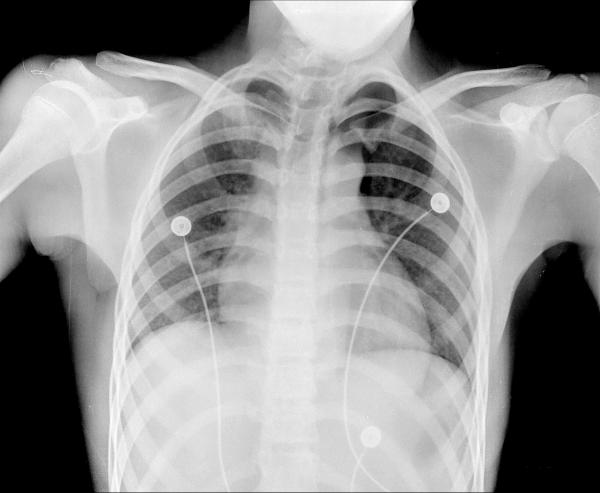
#> input picture goruntu_isleme/Fig0107(a)(chest-xray-vandy).tif, 600 x 493 px, found by its file name; its folder holds only this picture in this run
$ python Histogram_Equalization.py
#> lines starting #> are read from the running program, lines starting #| are printed output that depends on the picture; after the words box and inside, x2 and y2 are one past the last pixel; in counts of white or black regions, pixels touching at a corner belong together
import cv2
import os
import numpy as np
import matplotlib.pyplot as plt

base_folder = r"C:\Users\omerc\Desktop\goruntu_isleme"
output_base_folder = r"C:\Users\omerc\Desktop\goruntu_isleme\histogram_esitleme_sonrasi ciktilari"
os.makedirs(output_base_folder, exist_ok=True)

os.makedirs(os.path.join(output_base_folder, "original_histogram"), exist_ok=True)
os.makedirs(os.path.join(output_base_folder, "equalized_histogram"), exist_ok=True)

tasks = {
    "2_binarization": "İkilileştirme",
    "3_segmentation": "Bölütleme",
    "4_morphological_operations": "Morfolojik_İşlemler",
    "5_region_growing": "Bölge_Genişletme"
}
for task_key, task_name in tasks.items():
    os.makedirs(os.path.join(output_base_folder, task_key), exist_ok=True)

image_files = [f for f in os.listdir(base_folder) if f.endswith('.tif')]

def plot_histogram(image, title, save_path=None):
    hist, bins = np.histogram(image.ravel(), bins=256, range=[0, 256])
    plt.figure(figsize=(8, 6))
    plt.plot(hist, color='black')
    plt.title(title)
    plt.xlabel("Yoğunluk Değeri")
    plt.ylabel("Piksel Sayısı")
    if save_path:
        plt.savefig(save_path)
    plt.show()

def perform_binarization(image, filename):
    threshold_value = 128
    _, binary_image = cv2.threshold(image, threshold_value, 255, cv2.THRESH_BINARY)
    output_path = os.path.join(output_base_folder, "2_binarization", filename.replace('.tif', '_binary.png'))
    cv2.imwrite(output_path, binary_image)
    return binary_image

def perform_segmentation(image, filename):
    thresholds = [50, 100, 150]
    mask1 = cv2.inRange(image, 0, thresholds[0])
    mask2 = cv2.inRange(image, thresholds[0], thresholds[1])
    mask3 = cv2.inRange(image, thresholds[1], thresholds[2])
    mask4 = cv2.inRange(image, thresholds[2], 255)

    segmented_image = np.zeros((image.shape[0], image.shape[1], 3), dtype=np.uint8)
    segmented_image[mask1 == 255] = [255, 0, 0]
    segmented_image[mask2 == 255] = [0, 255, 0]
    segmented_image[mask3 == 255] = [0, 0, 255]
    segmented_image[mask4 == 255] = [255, 255, 0]

    output_path = os.path.join(output_base_folder, "3_segmentation", filename.replace('.tif', '_segmented.png'))
    cv2.imwrite(output_path, segmented_image)
    return segmented_image

def perform_morphological_operations(binary_image, filename):
    kernel = cv2.getStructuringElement(cv2.MORPH_RECT, (3, 3))
    operations = {
        "erosion": cv2.erode(binary_image, kernel, iterations=1),
        "dilation": cv2.dilate(binary_image, kernel, iterations=1),
        "opening": cv2.morphologyEx(binary_image, cv2.MORPH_OPEN, kernel),
        "closing": cv2.morphologyEx(binary_image, cv2.MORPH_CLOSE, kernel)
    }
    for op_name, result in operations.items():
        output_path = os.path.join(output_base_folder, "4_morphological_operations", f"{filename.replace('.tif', f'_{op_name}.png')}")
        cv2.imwrite(output_path, result)

def perform_region_growing(image, segmented_image, filename):
    def region_growing(image, seed_point, threshold=20):
        height, width = image.shape
        visited = np.zeros_like(image, dtype=bool)
        region = np.zeros_like(image, dtype=np.uint8)
        seed_value = image[seed_point]
        queue = [seed_point]
        visited[seed_point] = True
        directions = [(-1, 0), (1, 0), (0, -1), (0, 1)]
        while queue:
            x, y = queue.pop(0)
            region[x, y] = 255
            for dx, dy in directions:
                nx, ny = x + dx, y + dy
                if 0 <= nx < height and 0 <= ny < width and not visited[nx, ny]:
                    if abs(int(image[nx, ny]) - int(seed_value)) <= threshold:
                        visited[nx, ny] = True
                        queue.append((nx, ny))
        return region

    mask = cv2.inRange(segmented_image, np.array([0, 255, 0]), np.array([0, 255, 0]))
    seed_points = np.argwhere(mask == 255)
    if len(seed_points) > 0:
        seed_point = tuple(seed_points[np.random.choice(seed_points.shape[0])])
        region = region_growing(image, seed_point)
        region_colored = cv2.merge([region, region, region])
        output_path = os.path.join(output_base_folder, "5_region_growing", filename.replace('.tif', '_region_growing.png'))
        cv2.imwrite(output_path, region_colored)

for image_file in image_files:
    image_path = os.path.join(base_folder, image_file)
    image = cv2.imread(image_path, cv2.IMREAD_GRAYSCALE)
#> image is the input picture: shape (493, 600); min 0, max 253, mean 141.9

    plot_histogram(image, f"{image_file} - Histogram Eşitleme Öncesi",
                   save_path=os.path.join(output_base_folder, "original_histogram", f"{image_file.replace('.tif', '_original_histogram.png')}"))
#> in plot_histogram, `hist, bins = np.histogram(image.ravel(), bins=256, range=[0, 256])`: hist = 256 values, max 60362 at index 0, min 0 at index 254, mean 1155.5; bins = 257 values from 0 to 256


    hist_equalized_image = cv2.equalizeHist(image)
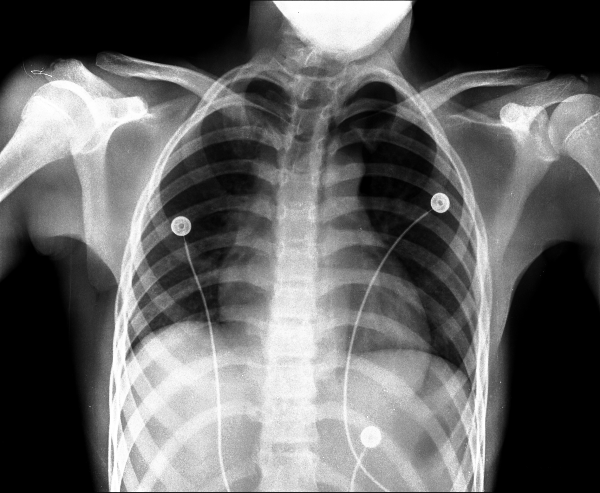
#> hist_equalized_image: shape (493, 600); min 0, max 255, mean 102.3

    plot_histogram(hist_equalized_image, f"{image_file} - Histogram Eşitleme Sonrası",
                   save_path=os.path.join(output_base_folder, "equalized_histogram", f"{image_file.replace('.tif', '_equalized_histogram.png')}"))
#> in plot_histogram (call 2), `hist, bins = np.histogram(image.ravel(), bins=256, range=[0, 256])`: hist = 256 values, max 60680 at index 0, min 0 at index 67, mean 1155.5
#> in plot_histogram (call 2), `plt.savefig(save_path)`:
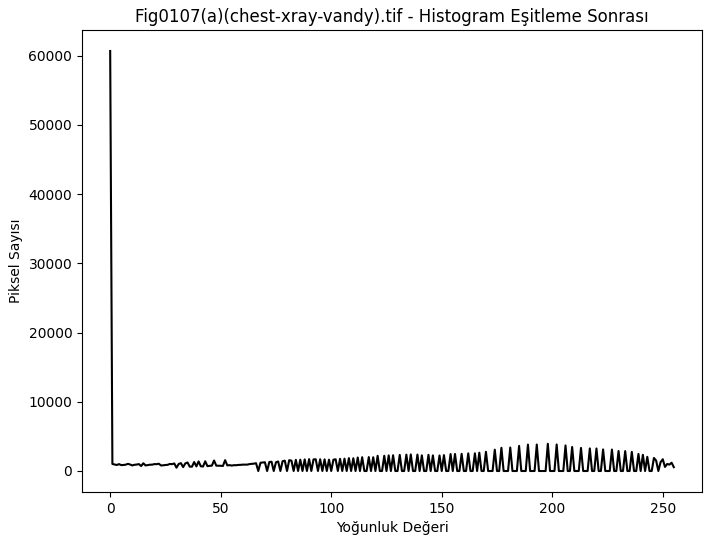
#> figure drawn by matplotlib, 1 panel; curve peaks at x = 0, y = 60680

    binary_image = perform_binarization(hist_equalized_image, image_file)
#> in perform_binarization, `_, binary_image = cv2.threshold(image, threshold_value, 255, cv2.THRES..`:
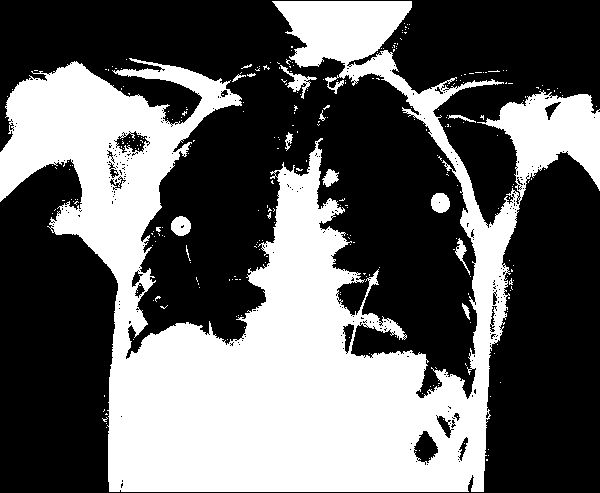
#> binary_image: shape (493, 600); 39.5% white; 285 white regions (271 under 20 px), largest, box (x1, y1, x2, y2) and area: (0, 1, 600, 492) 114563, (280, 65, 317, 99) 319, (431, 193, 450, 213) 304
    segmented_image = perform_segmentation(hist_equalized_image, image_file)
#> in perform_segmentation, `mask1 = cv2.inRange(image, 0, thresholds[0])`:
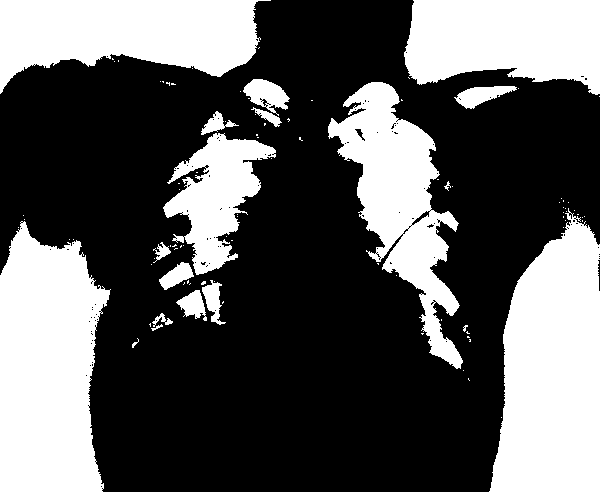
#> mask1: shape (493, 600); 36% white; 96 white regions (79 under 20 px), largest, box (x1, y1, x2, y2) and area: (0, 208, 600, 493) 47685, (0, 0, 271, 94) 16753, (328, 82, 463, 369) 15131
#> in perform_segmentation, `mask2 = cv2.inRange(image, thresholds[0], thresholds[1])`: mask2: shape (493, 600); 15.5% white; 339 white regions (309 under 20 px), largest, box (x1, y1, x2, y2) and area: (131, 71, 333, 351) 12364, (321, 76, 474, 394) 6654, (0, 171, 118, 492) 5703
#> in perform_segmentation, `mask3 = cv2.inRange(image, thresholds[1], thresholds[2])`: mask3: shape (493, 600); 15.5% white; 548 white regions (508 under 20 px), largest, box (x1, y1, x2, y2) and area: (208, 1, 586, 474) 28381, (0, 155, 86, 243) 2656, (106, 126, 158, 219) 2624
#> in perform_segmentation, `mask4 = cv2.inRange(image, thresholds[2], 255)`: mask4: shape (493, 600); 33.2% white; 287 white regions (273 under 20 px), largest, box (x1, y1, x2, y2) and area: (0, 53, 515, 492) 85509, (273, 1, 412, 67) 5876, (486, 94, 600, 190) 5100
#> in perform_segmentation, `cv2.imwrite(output_path, segmented_image)`:
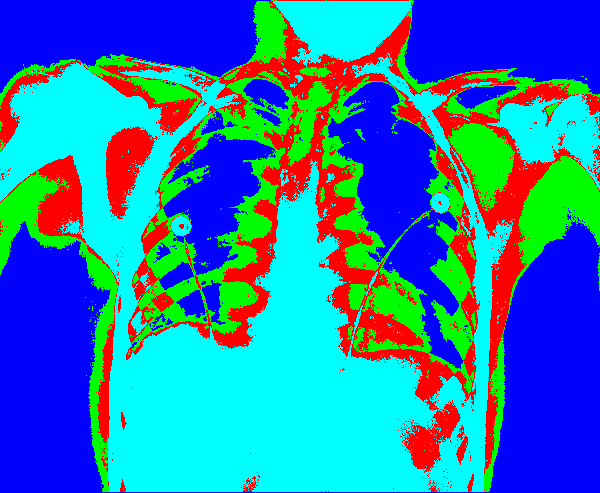
#> saved as Fig0107(a)(chest-xray-vandy)_segmented.png: shape (493, 600, 3); mean B, G, R 175.8, 124.3, 39.6
    perform_morphological_operations(binary_image, image_file)
#> the loop in perform_morphological_operations, `for op_name, result in operations.items():` made 4 passes
#> op_name on passes 1 to 4: 'erosion', 'dilation', 'opening', 'closing'
#> pass 1, in perform_morphological_operations, `cv2.imwrite(output_path, result)`:
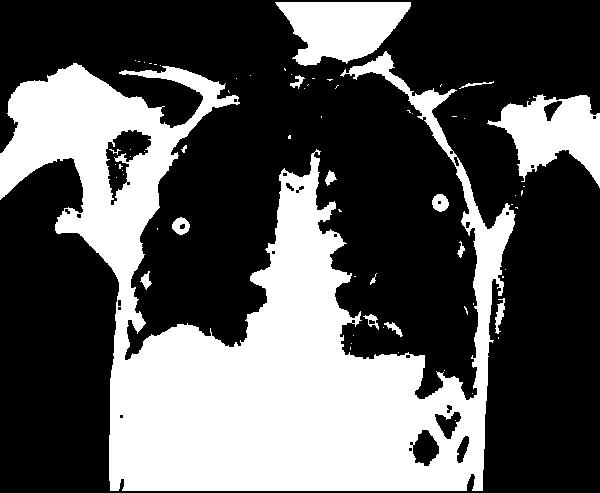
#> saved as Fig0107(a)(chest-xray-vandy)_erosion.png: shape (493, 600); 35.2% white; 69 white regions (53 under 20 px), largest, box (x1, y1, x2, y2) and area: (0, 51, 516, 491) 91247, (275, 2, 411, 66) 5776, (487, 94, 600, 188) 5678
    perform_region_growing(hist_equalized_image, segmented_image, image_file)
#> in perform_region_growing, `seed_points = np.argwhere(mask == 255)`: seed_points = 45855 pairs, first value 0 to 491, second value 0 to 599
#> in perform_region_growing, `seed_point = tuple(seed_points[np.random.choice(seed_points.shape[0])])`: seed_point = (70, 92)
#> in region_growing, `seed_value = image[seed_point]`: seed_value = 78
#> in region_growing, `queue = [seed_point]`: queue = [(70, 92)]
#> the loop in region_growing, `while queue:` made 139 passes
#> (x, y) on passes 1 to 12: (70, 92), (69, 92), (71, 92), (70, 91), (70, 93), (68, 92), (69, 91), (69, 93), (72, 92), (71, 91), (71, 93), (70, 90)
#> after the loop in region_growing, `while queue:`:
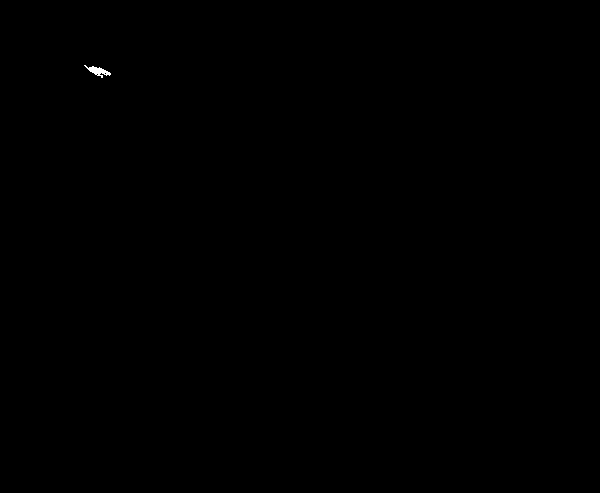
#> region: shape (493, 600); 0.05% white; 1 white region, box (x1, y1, x2, y2) and area: (84, 65, 111, 78) 139
#> after the loop in region_growing, `while queue:`: queue = []

print("Tüm işlemler tamamlandı ve sonuçlar ilgili klasörlere kaydedildi.")

$ run again, on goruntu_isleme/Fig0359(a)(headCT_Vandy).tif
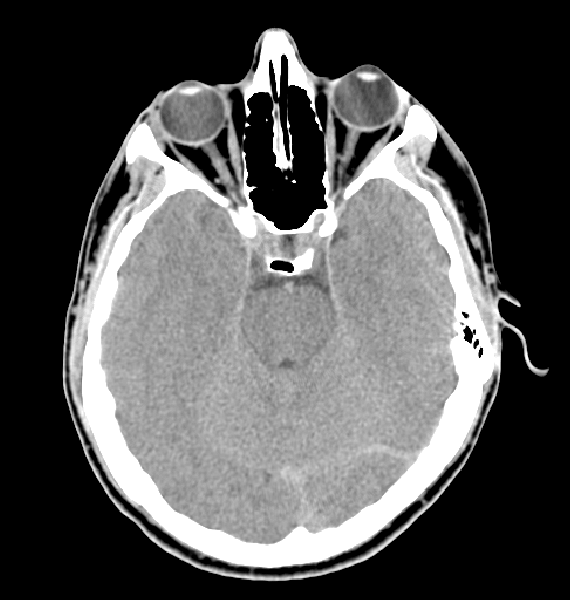
#> input picture goruntu_isleme/Fig0359(a)(headCT_Vandy).tif, 570 x 600 px, found by its file name
#> image is the input picture: shape (600, 570); min 0, max 255, mean 84.7
#> hist = 256 values, max 174807 at index 0, min 0 at index 1, mean 1335.9; bins = 257 values from 0 to 256
#> binary_image: shape (600, 570); 25.6% white; 506 white regions (383 under 20 px), largest, box (x1, y1, x2, y2) and area: (69, 79, 547, 568) 72249, (234, 29, 317, 117) 2585, (72, 417, 470, 581) 1430
#> mask1: shape (600, 570); 60% white; 34 black regions (25 under 20 px), largest, box (x1, y1, x2, y2) and area: (63, 29, 548, 581) 135196, (272, 101, 294, 171) 705, (213, 158, 233, 186) 211
#> mask2: shape (600, 570); 8.5% white in thin lines or dots, all inside (x1, y1, x2, y2) = (63, 29, 548, 581)
#> mask3: shape (600, 570); 11.2% white in thin lines or dots, all inside (x1, y1, x2, y2) = (63, 29, 546, 581)
#> mask4: shape (600, 570); 20.3% white; 688 white regions (551 under 20 px), largest, box (x1, y1, x2, y2) and area: (70, 79, 547, 568) 53424, (235, 29, 317, 117) 2534, (72, 417, 470, 581) 1340
#> in perform_segmentation, `cv2.imwrite(output_path, segmented_image)`:
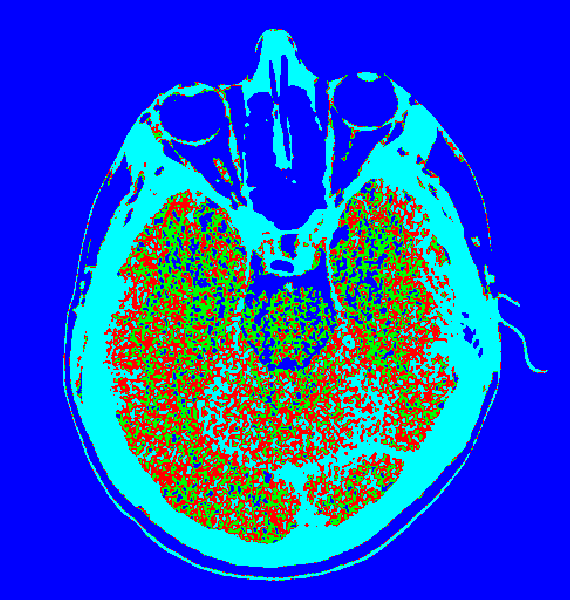
#> saved as Fig0359(a)(headCT_Vandy)_segmented.png: shape (600, 570, 3); mean B, G, R 204.9, 73.4, 28.5
#> the loop in perform_morphological_operations, `for op_name, result in operations.items():` made 4 passes
#> op_name on passes 1 to 4: 'erosion', 'dilation', 'opening', 'closing'
#> seed_points = 29011 pairs, first value 29 to 580, second value 63 to 547
#> seed_point = (225, 169)
#> seed_value = 51
#> in region_growing, `queue = [seed_point]`: queue = [(225, 169)]
#> the loop in region_growing, `while queue:` made 2112 passes
#> (x, y) on passes 1 to 3: (225, 169), (224, 169), (226, 169)
#> after the loop in region_growing, `while queue:`:
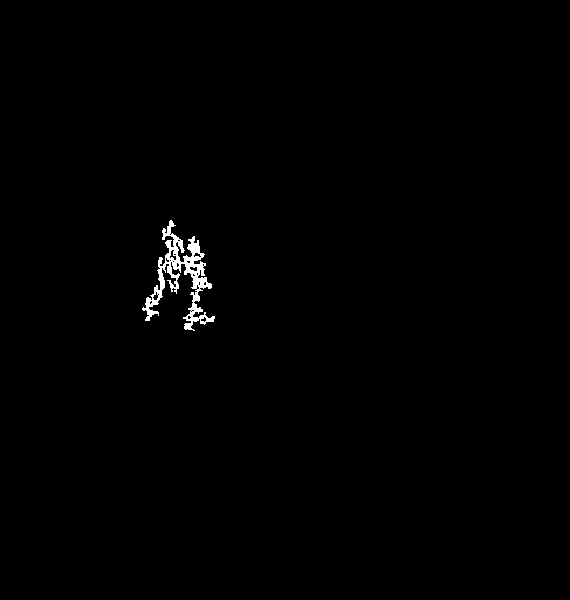
#> region: shape (600, 570); 0.62% white; 1 white region, box (x1, y1, x2, y2) and area: (142, 220, 215, 331) 2112
#> after the loop in region_growing, `while queue:`: queue = []
